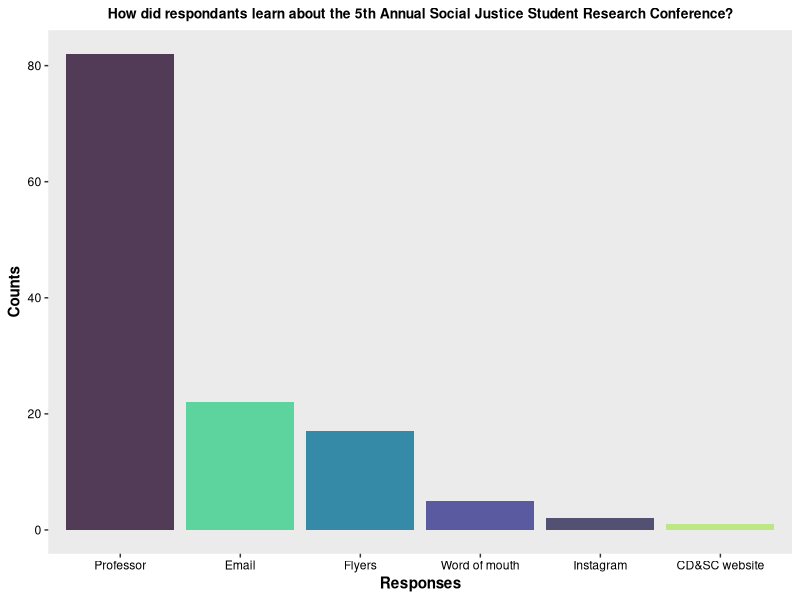
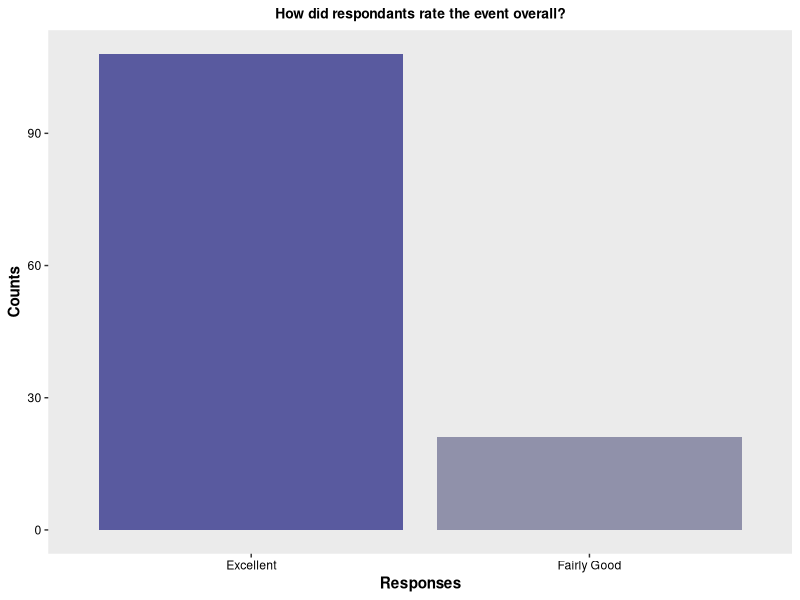
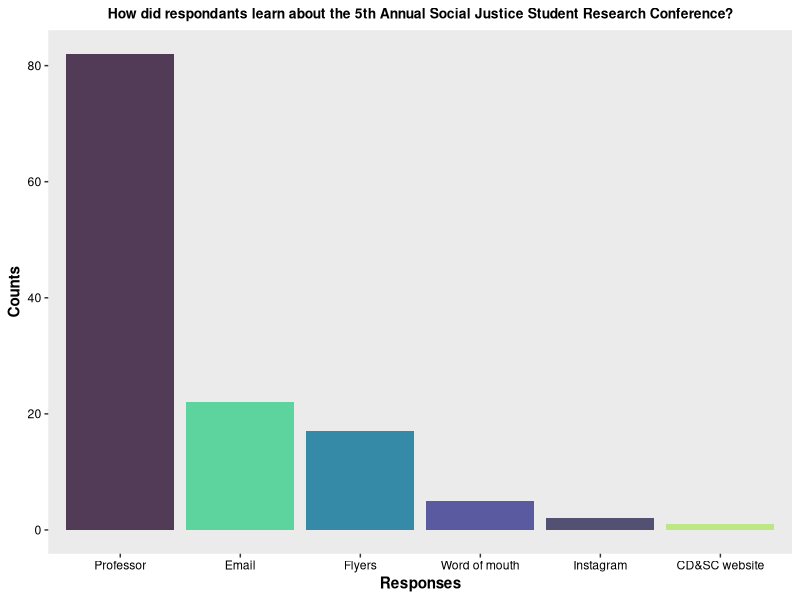
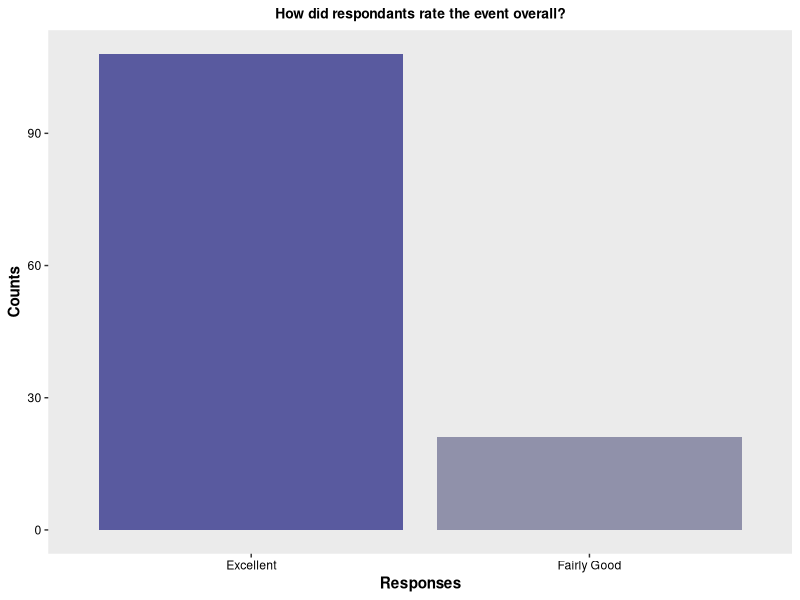

The R script that drew these images, in order:
#### 5th Annual Social Justice Student Reserach Conference ####
#### Created by: Vivian Vy Le ####
#### Updated on: 2022-08-07 ####

#### Load library ####
library(tidyverse)
library(here)
library(ggplot2)

#### Load data ####
fifth_con <- read_csv(here("Data", "fifth_annual_student_conference.csv"))

#### View data ####
view(fifth_con)

#### Data analysis ####
fifth_data <- fifth_con %>%
  select(participants, panel_attendence, event_rating, speaker_rating, advertisement, event_timing, audience_learning) %>%
  rowwise() %>%
  mutate(advertisement_choices = str_split(advertisement, pattern = ";")) %>%
  mutate(panel_attendence = str_split(panel_attendence, pattern = ";")) %>%
  ungroup() %>%
  unnest(advertisement_choices) %>%
  unnest(panel_attendence)
view(fifth_data)

data <- fifth_data %>%
  mutate(event_rating = factor(event_rating,
                               levels = c("Excellent", "Fairly Good", "Not Good at All"))) %>%
  mutate(speaker_rating = factor(speaker_rating,
                                 levels = c("Excellent", "Fairly Good", "Not Good at All"))) %>%
  mutate(event_timing = factor(event_timing,
                               levels = c("Extremely convenient", "Somewhat convenient", "Not at all convenient"))) %>%
  mutate(audience_learning = factor(audience_learning,
                                    levels = c("Very much", "Somewhat", "Not much")))
view(data)

advertisement_data <- fifth_data %>%
  count(advertisement_choices)
view(advertisement_data)

panel_data <-fifth_data %>%
  count(panel_attendence)
view(panel_data)

event_rating <- data %>%
  count(event_rating)
event_rating

speaker_rating <- data %>%
  count(speaker_rating)

event_timing <- data %>%
  count(event_timing)

audience_data <- data %>%
  count(audience_learning)


#### Plot ####
colorpal<- c("#BCE784", "#5DD39E", "#348AA7", "#525174", "#513B56", "#595A9F", "#9091AA", "#6E9887")

advertisement_data %>%
  ggplot(aes(x = reorder(advertisement_choices, -n), y = n, fill = advertisement_choices)) +
  geom_col() +
  labs(title = "How did respondants learn about the 5th Annual Social Justice Student Research Conference?",
       x = "Responses",
       y = "Counts") +
  theme(plot.title = element_text(hjust = 0.5,
                                  size = 10,
                                  face = "bold"),
        axis.title = element_text(face = "bold"),
        axis.text.x = element_text(color = "#000000"),
        axis.text.y = element_text(color = "#000000"),
        panel.grid.major = element_blank(),
        panel.grid.minor = element_blank()) +
  scale_fill_manual(values = colorpal) +
  guides(fill = FALSE)
ggsave(here("Output", "2021-2022", "fifth_annual_student_conference", "advertisement.png"), width = 8, height = 5)


event_rating %>%
  ggplot(aes(x = reorder(event_rating, -n), y = n, fill = event_rating)) +
  geom_col() +
  labs(title = "How did respondants rate the event overall?",
       x = "Responses",
       y = "Counts") +
  theme(plot.title = element_text(hjust = 0.5,
                                  size = 10,
                                  face = "bold"),
        axis.title = element_text(face = "bold"),
        axis.text.x = element_text(color = "#000000"),
        axis.text.y = element_text(color = "#000000"),
        panel.grid.major = element_blank(),
        panel.grid.minor = element_blank()) +
  scale_fill_manual(values = c("#595A9F", "#9091AA")) +
  guides(fill = FALSE)
ggsave(here("Output", "2021-2022", "fifth_annual_student_conference", "event_rating.png"), width = 6, height = 5)
